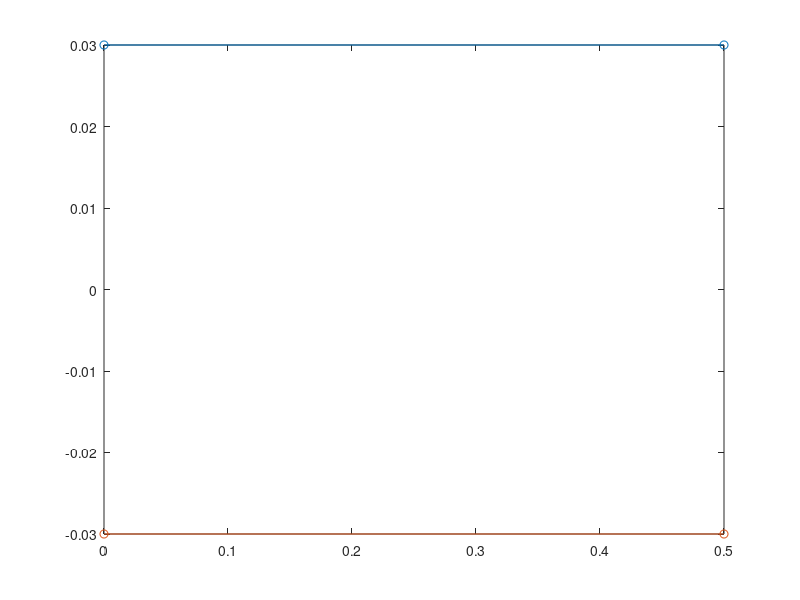

The MATLAB source for this figure: (Note: this script raises an error after producing the figure.)
%% Approche Modale - Système à 5 modes

close all;
clear;
clear textprogressbar;

%% Constants
R0 = 3e-2;
R1 = 3e-2;
l = 0.5;

N_sub_perce = 2;
Pabsc = linspace(0, l, N_sub_perce);
Prayon = R0 * (l - Pabsc)/l + R1 * Pabsc/l; 

rho0 = 1.225;
c = 340;

figure;
plot(Pabsc, Prayon, "-o");
hold on;
plot(Pabsc, -Prayon, "-o");


%% Impédance entrée

freq_th = linspace(1, 4000, 5000);
Z_th = zeros(1, 5000);

for i = 1:length(freq_th)
    f = freq_th(i);
    Z_th(i) = impedance_ramenee(f, Pabsc, Prayon, false);
end

S_out = pi * R1^2;
Z_th = Z_th * S_out/(rho0*c);

figure;
subplot(2,1,1);
plot(freq_th, abs(Z_th));
xlabel('Fréquence (Hz)');
ylabel('Impédance adimensionnée');
title("Impédance d'entrée");
grid on;

subplot(2,1,2); 
plot(freq_th, angle(Z_th));
xlabel('Fréquence (Hz)');
ylabel('Phase');
grid on;

%% Recherche frequences de resonnance
Fs = 8000;

[height_peaks_th, index_peaks_th] = findpeaks(abs(Z_th));
frq_peaks_th = index_peaks_th * (Fs/2)/length(Z_th);

figure;
plot(freq_th, abs(Z_th));
hold on;
scatter(frq_peaks_th, abs(Z_th(index_peaks_th)));
xlabel('Fréquence (Hz)');
ylabel('Impédance adimensionnée');
title("Fréquences de résonnance");
grid on;


%% Calcul des fréquences et facteurs de qualite

list_frq = zeros(1,5);
list_Q = zeros(1,5);

alpha = 1.044;
mu = 1.708e-5;


for i = 1:5
    frq_th = frq_peaks_th(i);
    list_frq(i) = frq_th;
    gamma_n = (2*i-1)*pi/2;
    k_n = gamma_n / l;
    list_Q(i) = 1/((2*alpha)/R0 * sqrt(mu*l/(rho0*gamma_n*c)) + 0.5 * (k_n*R0)^2/gamma_n);
end
    
%%
figure
plot(freq_th, abs(Z_th))
for i = 1:length(list_frq)
    f = list_frq(i);
    if f > 0
        hold on;
        plot([f,f], [0,60], '--g');
    end
end
title("Fréquences choisies");


%% Attribution frq / Q
list_F = ones(1,12) * (2*c/0.5); % facteurs modaux

res = zeros(5, 3);
for j = 1:5
    res(j,1) = 2*pi*list_frq(j);
    res(j,2) = list_Q(j);
    res(j,3) = list_F(j);
end



%% Modélisation excitateur
gamma = 0.35;
zeta = 0.4;

t_end = 2;
Fs = 44100;

[t, X] = simulate_5modes_constant(gamma, zeta, res, t_end, Fs);
final_pressure = X(:,1) + X(:,3) + X(:,5) + X(:,7) + X(:,9);


figure;
plot(t, final_pressure);
xlabel('t');
ylabel('$\sum p(t)$', 'Interpreter', 'latex');
title('Simulation 5 modes');

figure;
specgram(final_pressure, 2048, Fs);

plot_spectrum(final_pressure, Fs);
%% Audio Output
filename = "sys5_modes_simu.wav";
audiowrite(filename, final_pressure, Fs);

%% Audio Play
soundsc(final_pressure, Fs);








